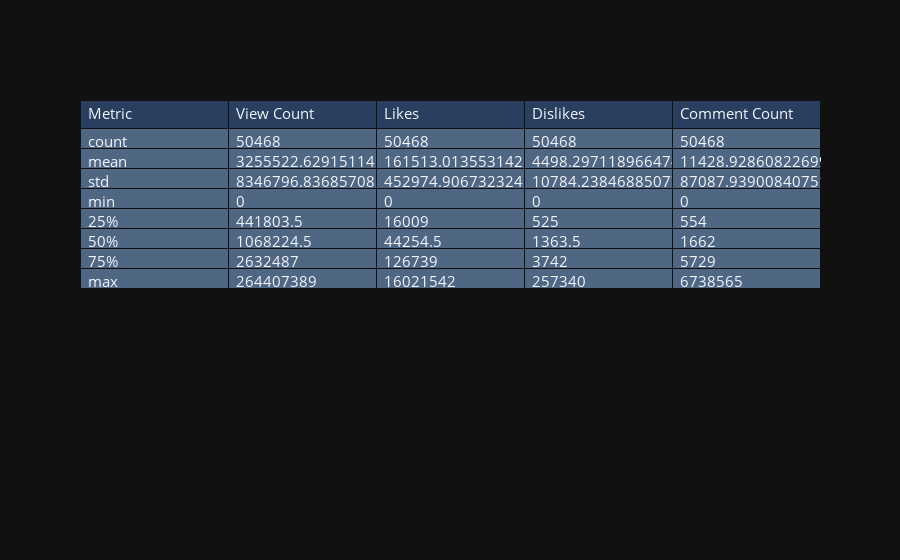

The cell this chart's notebook holds for it:
### Markdown cell above
## Statistical Numbers

### Code cell
stats = df.describe().reset_index()
fig = go.Figure(data=[go.Table(
    header=dict(values=list(['Metric', 'View Count', 'Likes', 'Dislikes', 'Comment Count']),
                align='left'),
    cells=dict(values=[stats['index'], stats.view_count, stats.likes, stats.dislikes, stats.comment_count],
               align='left'))
])

fig.update_layout(template='plotly_dark',
                  font=dict(size=15), 
                 )

fig.show();

### Figure 1 — Plotly figure (JSON) as saved in the notebook; plotly's stock layout.template omitted (floating-point values rounded to 4 significant figures)
{"data": [{"cells": {"align": "left", "values": [["count", "mean", "std", "min", "25%", "50%", "75%", "max"], [50468, 3256000.0, 8347000.0, 0, 441800.0, 1068000.0, 2632487, 264407389], [50468, 161500.0, 453000.0, 0, 16009, 44250.0, 126739, 16021542], [50468, 4498.0, 10780.0, 0, 525, 1364.0, 3742, 257340], [50468, 11430.0, 87090.0, 0, 554, 1662, 5729, 6738565]]}, "header": {"align": "left", "values": ["Metric", "View Count", "Likes", "Dislikes", "Comment Count"]}, "type": "table"}], "layout": {"font": {"size": 15}}}
